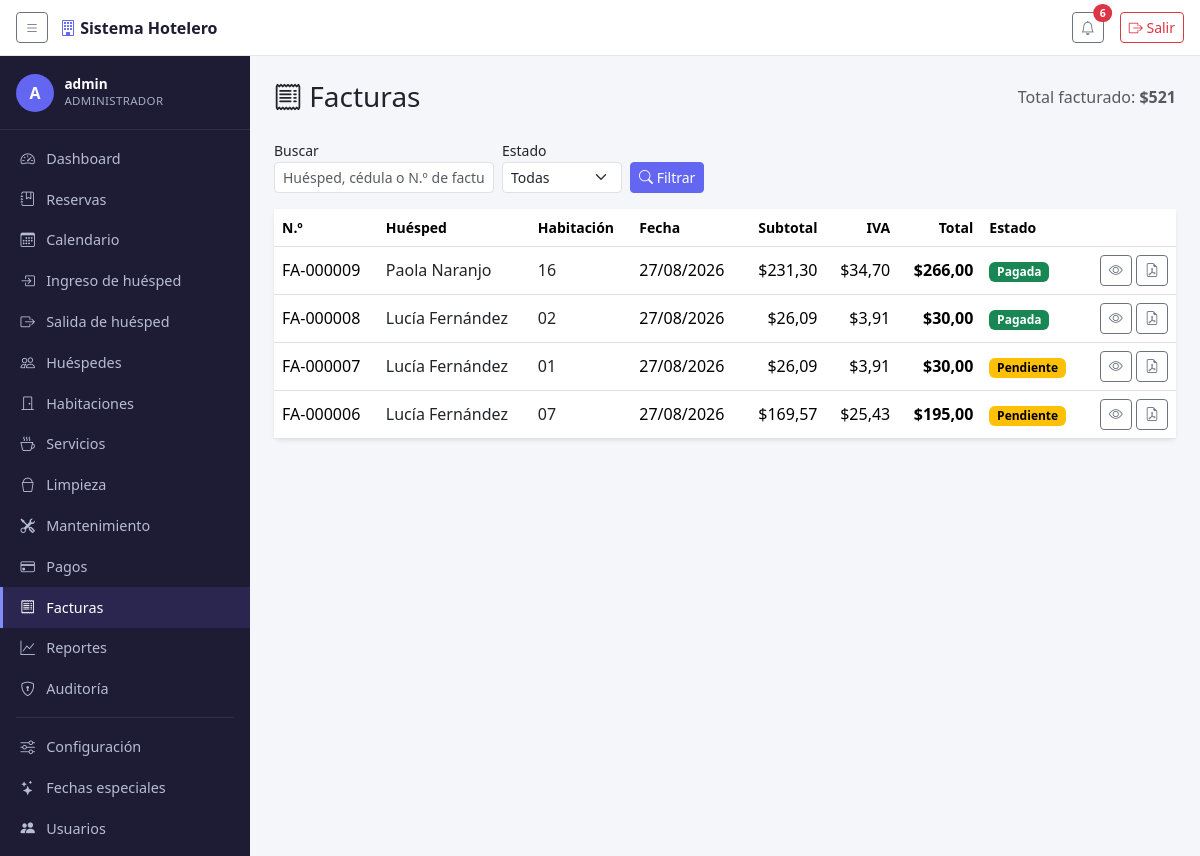
The app's page /facturas/ (signed in) with its own data.
### reservas/models.py (models this page shows, shortened)
class Factura(models.Model):
    reserva = models.OneToOneField(Reserva, on_delete=models.CASCADE)
    fecha = models.DateField(default=date.today)
    subtotal = models.DecimalField(max_digits=10, decimal_places=2, editable=False, default=0)
    iva_monto = models.DecimalField(max_digits=10, decimal_places=2, editable=False, default=0, verbose_name='IVA')
    total = models.DecimalField(max_digits=10, decimal_places=2, editable=False)

class Reserva(models.Model):
    cliente = models.ForeignKey(Cliente, on_delete=models.RESTRICT)
    habitacion = models.ForeignKey(Habitacion, on_delete=models.CASCADE)
    fecha_ingreso = models.DateField()
    fecha_salida = models.DateField()
    creada_en = models.DateTimeField(auto_now_add=True, null=True)
    check_in_at = models.DateTimeField(null=True, blank=True)
    check_out_at = models.DateTimeField(null=True, blank=True)
    cancelada_en = models.DateTimeField(null=True, blank=True)
    motivo_cancelacion = models.TextField(blank=True)
    class Meta:
        ordering = ['-fecha_ingreso']
        constraints = [
            models.CheckConstraint(
                check=Q(fecha_salida__gt=models.F('fecha_ingreso')),
                name='reserva_fecha_salida_posterior_a_ingreso',
            ),
        ]
    def duracion(self):
        return (self.fecha_salida - self.fecha_ingreso).days
    def temporada_especial(self):
        return FechaEspecial.objects.filter(
            activo=True, fecha_inicio__lte=self.fecha_salida, fecha_fin__gte=self.fecha_ingreso,
        ).order_by('-fecha_inicio').first()
    def costo(self):
        base = self.habitacion.precio * self.duracion()
        temporada = self.temporada_especial()
        if temporada and temporada.porcentaje_ajuste:
            factor = Decimal('1') + (temporada.porcentaje_ajuste / Decimal('100'))
            base = (base * factor).quantize(Decimal('0.01'))
        return base
    def total_consumos(self):
        return self.consumos.aggregate(t=Sum('subtotal'))['t'] or 0
    def total_con_iva(self):
        return self.costo() + self.total_consumos()
    def total_pagado(self):
        return self.pagos.aggregate(t=Sum('monto'))['t'] or 0
    def saldo_pendiente(self):
        total = self.factura.total if hasattr(self, 'factura') else self.total_con_iva()
        return total - self.total_pagado()

class Cliente(models.Model):
    cedula = models.CharField(
        max_length=13, primary_key=True, verbose_name='N.º de documento',
        help_text='Cédula (10 dígitos) o RUC (13 dígitos) según el tipo elegido abajo.',
    )
    tipo_documento = models.CharField(max_length=20, choices=TIPOS_DOCUMENTO, default='Cedula')
    nombre = models.CharField(max_length=50)
    apellido = models.CharField(max_length=50)
    telefono = models.CharField(
        max_length=10, validators=[validar_telefono_ecuador],
        help_text='10 dígitos, empieza con 0 (ej. 0991234567).',
    )
    correo = models.EmailField()
    direccion = models.CharField(max_length=100, null=True, blank=True)
    nacionalidad = models.CharField(max_length=50, null=True, blank=True)
    observaciones = models.TextField(null=True, blank=True)
    class Meta:
        ordering = ['apellido', 'nombre']
    def nombre_completo(self):
        return f'{self.nombre} {self.apellido}'

class Habitacion(models.Model):
    codigo = models.CharField(max_length=100, primary_key=True)
    numero = models.CharField(max_length=10, unique=True)
    tipo = models.ForeignKey(TipoHabitacion, on_delete=models.PROTECT, related_name='habitaciones')
    precio = models.DecimalField(
        max_digits=10, decimal_places=2,
        help_text=(
            'Precio por noche que paga el huésped, IVA incluido (sección 31). '
            'Si se deja en blanco se usa el del tipo.'
        ),
    )
    estado = models.CharField(max_length=20, choices=ESTADOS_HABITACION, default='Disponible')
    piso = models.CharField(max_length=10, null=True, blank=True)
    descripcion = models.TextField(null=True, blank=True)
    caracteristicas = models.TextField(
        null=True, blank=True,
        help_text='Ej: vista al mar, balcón, aire acondicionado (texto libre por ahora).',
    )
    imagen = models.ImageField(upload_to='habitaciones/', null=True, blank=True)
    class Meta:
        ordering = ['numero']

### reservas/views.py (the view)
# urls.py: path('facturas/', views.facturas_lista, name='facturas_lista'),
@permission_required('reservas.view_factura', raise_exception=True)
def facturas_lista(request):
    facturas_qs = Factura.objects.select_related(
        'reserva__cliente', 'reserva__habitacion',
    ).order_by('-fecha', '-id')
    q = request.GET.get('q', '').strip()
    if q:
        facturas_qs = facturas_qs.filter(
            Q(reserva__cliente__nombre__icontains=q) | Q(reserva__cliente__apellido__icontains=q)
            | Q(reserva__cliente__cedula__icontains=q) | Q(id__icontains=q)
        )
    total_facturado = facturas_qs.aggregate(t=Sum('total'))['t'] or 0
    estado = request.GET.get('estado', '')
    facturas = list(facturas_qs)
    if estado == 'pendiente':
        facturas = [f for f in facturas if f.reserva.saldo_pendiente() > 0]
    elif estado == 'pagada':
        facturas = [f for f in facturas if f.reserva.saldo_pendiente() <= 0]
    paginator = Paginator(facturas, 25)
    pagina = paginator.get_page(request.GET.get('page'))
    return render(request, 'reservas/facturas_lista.html', {
        'seccion': 'facturas', 'pagina': pagina, 'q': q, 'estado': estado,
        'total_facturado': total_facturado,
    })

### reservas/templates/reservas/facturas_lista.html (shortened to what this page needs)
{% extends "base.html" %}
{% block content %}
<div class="d-flex justify-content-between align-items-center mb-4">
  <h1 class="h3 mb-0"><i class="bi bi-receipt"></i> Facturas</h1>
  <span class="text-muted">Total facturado: <strong>${{ total_facturado }}</strong></span>
</div>
<form method="get" class="row g-2 align-items-end mb-3">
  <div class="col-auto">
    <label class="form-label small mb-0">Buscar</label>
    <input type="text" name="q" value="{{ q }}" class="form-control form-control-sm" placeholder="Huésped, cédula o N.º de factura">
  </div>
  <div class="col-auto">
    <label class="form-label small mb-0">Estado</label>
    <select name="estado" class="form-select form-select-sm">
      <option value="" {% if not estado %}selected{% endif %}>Todas</option>
    </select>
  </div>
  <div class="col-auto">
    <button type="submit" class="btn btn-sm btn-primary"><i class="bi bi-search"></i> Filtrar</button>
  </div>
</form>
<div class="card border-0 shadow-sm">
  <div class="table-responsive">
    <table class="table align-middle mb-0">
      <thead>
        <tr class="text-muted small">
          <th>N.º</th>
          <th>Huésped</th>
          <th>Habitación</th>
          <th>Fecha</th>
          <th class="text-end">Subtotal</th>
          <th class="text-end">IVA</th>
          <th class="text-end">Total</th>
          <th>Estado</th>
          <th></th>
        </tr>
      </thead>
      <tbody>
        {% for f in pagina %}
        <tr>
          <td>FA-{{ f.id|stringformat:"06d" }}</td>
          <td><a href="{% url 'huesped_detalle' f.reserva.cliente.cedula %}">{{ f.reserva.cliente.nombre_completo }}</a></td>
          <td><a href="{% url 'habitacion_detalle' f.reserva.habitacion.codigo %}">{{ f.reserva.habitacion.numero }}</a></td>
          <td>{{ f.fecha|date:"d/m/Y" }}</td>
          <td class="text-end">${{ f.subtotal }}</td>
          <td class="text-end">${{ f.iva_monto }}</td>
          <td class="text-end fw-semibold">${{ f.total }}</td>
          <td>
            {% if f.reserva.saldo_pendiente > 0 %}
            <span class="badge text-bg-warning">Pendiente</span>
            {% else %}
            <span class="badge text-bg-success">Pagada</span>
            {% endif %}
          </td>
          <td class="text-end">
            <a href="{% url 'factura_detalle' f.id %}" class="btn btn-sm btn-outline-secondary" title="Ver factura">
              <i class="bi bi-eye"></i>
            </a>
            <a href="{% url 'factura_pdf' f.id %}" target="_blank" class="btn btn-sm btn-outline-secondary" title="Descargar PDF">
              <i class="bi bi-file-earmark-pdf"></i>
            </a>
          </td>
        </tr>
        {% empty %}
        <tr><td colspan="9" class="text-center text-muted py-4">No hay facturas que coincidan con la búsqueda.</td></tr>
        {% endfor %}
      </tbody>
    </table>
  </div>
</div>
{% endblock %}

### reservas/templates/base.html (shortened to what this page needs)
{% load static %}
<!DOCTYPE html>
<html lang="es">
<head>
<link href="https://cdn.jsdelivr.net/npm/bootstrap@5.3.3/dist/css/bootstrap.min.css" rel="stylesheet">
<link href="https://cdn.jsdelivr.net/npm/bootstrap-icons@1.11.3/font/bootstrap-icons.css" rel="stylesheet">
</head>
<body>
<header class="topbar">
  <button class="btn btn-sm btn-outline-secondary" id="toggle-sidebar" type="button" aria-label="Mostrar/ocultar menú">
    <i class="bi bi-list"></i>
  </button>
  <span class="brand"><i class="bi bi-building"></i> Sistema Hotelero</span>
  <div class="ms-auto d-flex align-items-center gap-3">
    {% if request.user.is_authenticated %}
    <div class="dropdown">
      <button class="btn btn-sm btn-outline-secondary position-relative" type="button" data-bs-toggle="dropdown" aria-expanded="false">
        <i class="bi bi-bell"></i>
        {% if notificaciones_count %}
        <span class="position-absolute top-0 start-100 translate-middle badge rounded-pill bg-danger">
          {{ notificaciones_count }}
        </span>
        {% endif %}
      </button>
    </div>
    {% endif %}
    <form method="post" action="{% url 'logout' %}" class="m-0">
      <button type="submit" class="btn btn-sm btn-outline-danger">
        <i class="bi bi-box-arrow-right"></i> Salir
      </button>
    </form>
  </div>
</header>
<nav class="sidebar" id="sidebar">
  {% if request.user.is_authenticated %}
  <div class="sidebar-usuario">
    <div class="avatar">{{ request.user.get_username|slice:":1"|upper }}</div>
    <div>
      <div class="nombre">{{ request.user.get_username }}</div>
      <div class="rol">
        {% if request.user.is_superuser %}Administrador{% else %}{{ request.user.groups.first.name|default:"Usuario" }}{% endif %}
      </div>
    </div>
  </div>
  {% endif %}
  <ul class="nav flex-column py-2">
    <li class="nav-item">
      <a class="nav-link {% if seccion == 'dashboard' %}active{% endif %}" href="{% url 'dashboard' %}">
        <i class="bi bi-speedometer2"></i> Dashboard
      </a>
    </li>
    {% if perms.reservas.view_reserva %}
    <li class="nav-item">
      <a class="nav-link {% if seccion == 'reservas' %}active{% endif %}" href="{% url 'reservas_lista' %}">
        <i class="bi bi-journal-bookmark"></i> Reservas
      </a>
    </li>
    <li class="nav-item">
      <a class="nav-link {% if seccion == 'calendario' %}active{% endif %}" href="{% url 'calendario' %}">
        <i class="bi bi-calendar3"></i> Calendario
      </a>
    </li>
    {% endif %}
    {% if perms.reservas.change_reserva %}
    <li class="nav-item">
      <a class="nav-link {% if seccion == 'checkin' %}active{% endif %}" href="{% url 'checkin_lista' %}">
        <i class="bi bi-box-arrow-in-right"></i> Ingreso de huésped
      </a>
    </li>
    <li class="nav-item">
      <a class="nav-link {% if seccion == 'checkout' %}active{% endif %}" href="{% url 'checkout_lista' %}">
        <i class="bi bi-box-arrow-right"></i> Salida de huésped
      </a>
    </li>
    {% endif %}
    {% if perms.reservas.view_cliente %}
    <li class="nav-item">
      <a class="nav-link {% if seccion == 'huespedes' %}active{% endif %}" href="{% url 'huespedes_lista' %}">
        <i class="bi bi-people"></i> Huéspedes
      </a>
    </li>
    {% endif %}
    {% if perms.reservas.view_habitacion %}
    <li class="nav-item">
      <a class="nav-link {% if seccion == 'habitaciones' %}active{% endif %}" href="{% url 'habitaciones_grid' %}">
        <i class="bi bi-door-closed"></i> Habitaciones
      </a>
    </li>
    {% endif %}
    {% if perms.reservas.view_servicio %}
    <li class="nav-item">
      <a class="nav-link" href="/admin/reservas/servicio/">
        <i class="bi bi-cup-hot"></i> Servicios
      </a>
    </li>
    {% endif %}
    {% if perms.reservas.view_tarealimpieza %}
    <li class="nav-item">
      <a class="nav-link {% if seccion == 'limpieza' %}active{% endif %}" href="{% url 'limpieza_lista' %}">
        <i class="bi bi-bucket"></i> Limpieza
      </a>
    </li>
    {% endif %}
    {% if perms.reservas.view_incidencia %}
    <li class="nav-item">
      <a class="nav-link {% if seccion == 'mantenimiento' %}active{% endif %}" href="{% url 'mantenimiento_lista' %}">
        <i class="bi bi-tools"></i> Mantenimiento
      </a>
    </li>
    {% endif %}
    {% if perms.reservas.view_pago %}
    <li class="nav-item">
      <a class="nav-link {% if seccion == 'pagos' %}active{% endif %}" href="{% url 'pagos_lista' %}">
        <i class="bi bi-credit-card"></i> Pagos
      </a>
    </li>
    {% endif %}
    {% if perms.reservas.view_factura %}
    <li class="nav-item">
      <a class="nav-link {% if seccion == 'facturas' %}active{% endif %}" href="{% url 'facturas_lista' %}">
        <i class="bi bi-receipt"></i> Facturas
      </a>
    </li>
    {% endif %}
    <li class="nav-item">
      <a class="nav-link {% if seccion == 'reportes' %}active{% endif %}" href="{% url 'reportes_lista' %}">
        <i class="bi bi-graph-up"></i> Reportes
      </a>
    </li>
    {% if perms.reservas.view_auditlog %}
    <li class="nav-item">
      <a class="nav-link {% if seccion == 'auditoria' %}active{% endif %}" href="{% url 'auditoria_lista' %}">
        <i class="bi bi-shield-lock"></i> Auditoría
      </a>
    </li>
    {% endif %}
    <li><hr class="text-secondary my-2 mx-3"></li>
    {% if perms.reservas.view_configuracionhotel %}
    <li class="nav-item">
      <a class="nav-link {% if seccion == 'configuracion' %}active{% endif %}" href="{% url 'configuracion' %}">
        <i class="bi bi-sliders"></i> Configuración
      </a>
    </li>
    {% endif %}
    {% if perms.reservas.view_fechaespecial %}
    <li class="nav-item">
      <a class="nav-link {% if seccion == 'fechas_especiales' %}active{% endif %}" href="{% url 'fechas_especiales_lista' %}">
        <i class="bi bi-stars"></i> Fechas especiales
      </a>
    </li>
    {% endif %}
    {% if request.user.is_superuser %}
    <li class="nav-item">
      <a class="nav-link {% if seccion == 'usuarios' %}active{% endif %}" href="{% url 'usuarios_lista' %}">
        <i class="bi bi-people-fill"></i> Usuarios
      </a>
    </li>
    {% endif %}
    <li><hr class="text-secondary my-2 mx-3"></li>
  </ul>
</nav>
<main class="contenido" id="contenido">
  {% block content %}{% endblock %}
</main>
</body>
</html>

### records on screen
Factura: id "000009", reserva.cliente.nombre_completo "Paola Naranjo", reserva.habitacion.numero "16", fecha "27/08/2026", subtotal "231,30", iva_monto "34,70", total "266,00", shows "Pagada"
Factura: id "000008", reserva.cliente.nombre_completo "Lucía Fernández", reserva.habitacion.numero "02", fecha "27/08/2026", subtotal "26,09", iva_monto "3,91", total "30,00", shows "Pagada"
Factura: id "000007", reserva.cliente.nombre_completo "Lucía Fernández", reserva.habitacion.numero "01", fecha "27/08/2026", subtotal "26,09", iva_monto "3,91", total "30,00", shows "Pendiente"
Factura: id "000006", reserva.cliente.nombre_completo "Lucía Fernández", reserva.habitacion.numero "07", fecha "27/08/2026", subtotal "169,57", iva_monto "25,43", total "195,00", shows "Pendiente"

### other values on screen
{{ notificaciones_count }} "6"
{{ request.user.get_username|slice:":1"|upper }} "A"
{{ request.user.get_username }} "admin"
{{ total_facturado }} "521"
